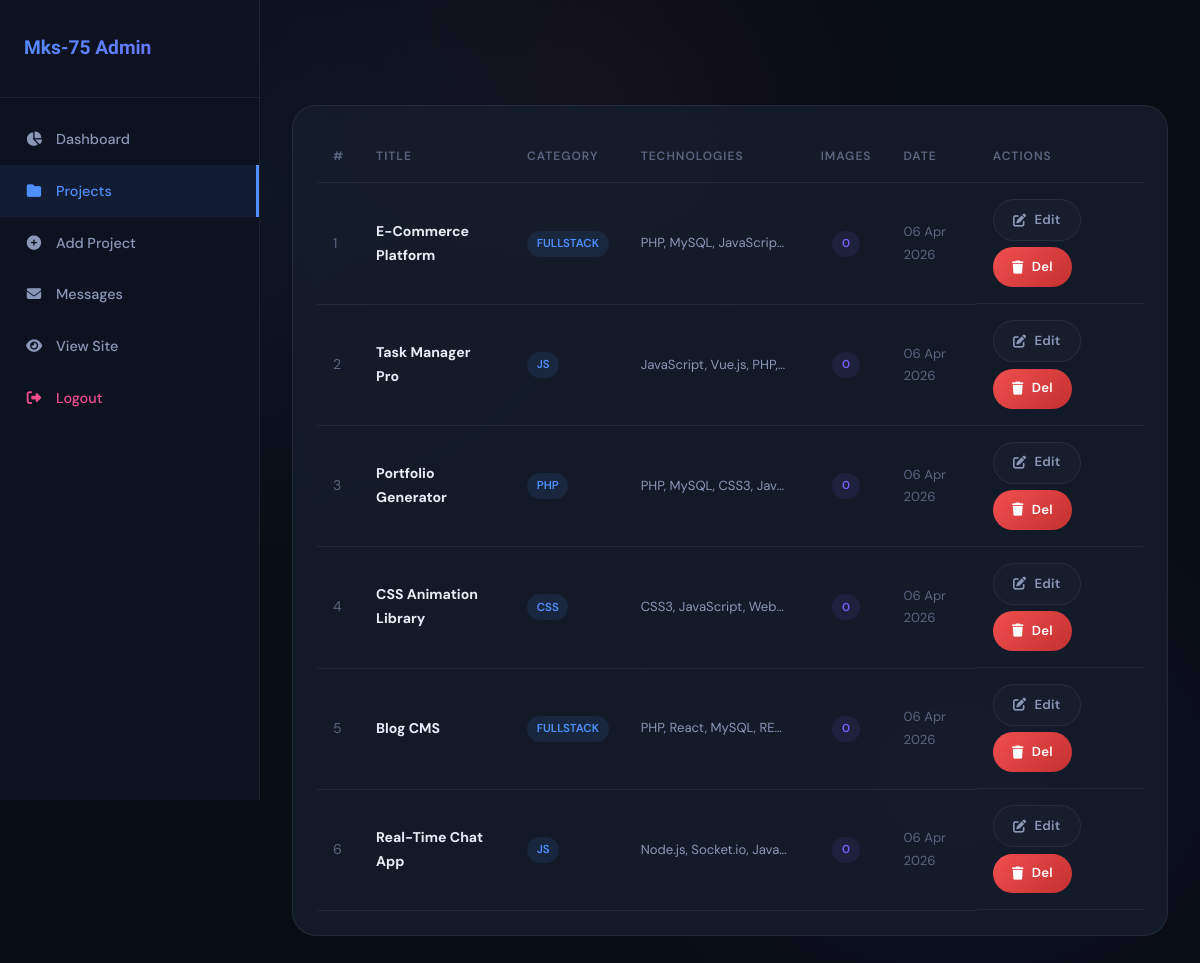
The page /admin/projects.php (signed in) on the database its author committed.
### tables this page shows
CREATE TABLE IF NOT EXISTS `projects` (
  `id`           INT UNSIGNED NOT NULL AUTO_INCREMENT,
  `title`        VARCHAR(150) NOT NULL,
  `description`  TEXT         NOT NULL,
  `technologies` VARCHAR(255) NOT NULL,
  `category`     ENUM('all','php','js','css','fullstack') NOT NULL DEFAULT 'all',
  `live_url`     VARCHAR(255) DEFAULT NULL,
  `github_url`   VARCHAR(255) DEFAULT NULL,
  `created_at`   TIMESTAMP    NOT NULL DEFAULT CURRENT_TIMESTAMP,
  PRIMARY KEY (`id`)
);

### config/security.php (called while the page is built, shortened)
<?php
function generateCSRF(): string {
    return $_SESSION['csrf_token'];
}
function e(string $str): string {
    return htmlspecialchars($str, ENT_QUOTES | ENT_HTML5, 'UTF-8');
}

### admin/projects.php (the view, shortened to what this page needs)
<?php
require_once __DIR__ . '/../config/security.php';
$db = Database::getConnection();
$projects = $db->query(
    "SELECT p.*, COUNT(pi.id) as img_count
     FROM projects p LEFT JOIN project_images pi ON pi.project_id = p.id
     GROUP BY p.id ORDER BY p.created_at DESC"
)->fetchAll();
$csrf    = generateCSRF();
?>
<!DOCTYPE html>
<html lang="en">
<head>
<link rel="stylesheet" href="https://cdnjs.cloudflare.com/ajax/libs/font-awesome/6.5.0/css/all.min.css">
<link rel="stylesheet" href="../assets/css/style.css">
</head>
<body>
<div class="admin-layout">
  <?php include 'partials/sidebar.php'; ?>
  <main class="admin-main">
    <div class="admin-header">
      <h1>All Projects <span style="color:var(--text3);font-size:0.9rem;font-weight:400">(<?= count($projects) ?>)</span></h1>
      <a href="add-project.php" class="btn btn-primary btn-sm"><i class="fas fa-plus"></i> Add Project</a>
    </div>
    <?php if ($projects): ?>
    <div style="background:var(--card-bg);border:1px solid var(--border);border-radius:var(--radius-lg);padding:1.5rem;backdrop-filter:blur(8px)">
      <table class="admin-table">
        <thead><tr><th>#</th><th>Title</th><th>Category</th><th>Technologies</th><th>Images</th><th>Date</th><th>Actions</th></tr></thead>
        <tbody>
          <?php foreach ($projects as $i => $p): ?>
          <tr>
            <td style="color:var(--text3)"><?= $i + 1 ?></td>
            <td><strong><?= e($p['title']) ?></strong></td>
            <td><span class="badge" style="background:rgba(79,143,255,0.1);color:var(--accent)"><?= e(strtoupper($p['category'])) ?></span></td>
            <td style="color:var(--text2);font-size:0.82rem;max-width:180px;overflow:hidden;text-overflow:ellipsis;white-space:nowrap"><?= e($p['technologies']) ?></td>
            <td style="text-align:center"><span class="badge" style="background:rgba(123,94,248,0.1);color:var(--accent2)"><?= $p['img_count'] ?></span></td>
            <td style="color:var(--text3);font-size:0.82rem"><?= date('d M Y', strtotime($p['created_at'])) ?></td>
            <td style="display:flex;gap:0.4rem;flex-wrap:wrap">
              <a href="edit-project.php?id=<?= $p['id'] ?>" class="btn btn-outline btn-sm"><i class="fas fa-edit"></i> Edit</a>
              <a href="delete-project.php?id=<?= $p['id'] ?>&csrf=<?= e($csrf) ?>"
                 class="btn btn-danger btn-sm btn-delete-confirm"><i class="fas fa-trash"></i> Del</a>
            </td>
          </tr>
          <?php endforeach; ?>
        </tbody>
      </table>
    </div>
    <?php endif; ?>
  </main>
</div>
</body>
</html>

### admin/partials/sidebar.php (shortened to what this page needs)
<aside class="admin-sidebar">
  <div class="sidebar-logo">Mks-75 Admin</div>
  <nav class="sidebar-nav">
    <a href="index.php" class="<?= basename($_SERVER['PHP_SELF']) === 'index.php' ? 'active' : '' ?>">
      <i class="fas fa-chart-pie"></i> Dashboard
    </a>
    <a href="projects.php" class="<?= in_array(basename($_SERVER['PHP_SELF']), ['projects.php','add-project.php','edit-project.php']) ? 'active' : '' ?>">
      <i class="fas fa-folder"></i> Projects
    </a>
    <a href="add-project.php" class="<?= basename($_SERVER['PHP_SELF']) === 'add-project.php' ? 'active' : '' ?>">
      <i class="fas fa-plus-circle"></i> Add Project
    </a>
    <a href="messages.php" class="<?= basename($_SERVER['PHP_SELF']) === 'messages.php' ? 'active' : '' ?>">
      <i class="fas fa-envelope"></i> Messages
    </a>
    <a href="../index.php" target="_blank"><i class="fas fa-eye"></i> View Site</a>
    <a href="logout.php" style="margin-top:auto; color:var(--accent3)"><i class="fas fa-sign-out-alt"></i> Logout</a>
  </nav>
</aside>

### assets/css/style.css (style rules this page uses)
:root { --bg: #080c14; --bg2: #0d1220; --bg3: #121929; --surface: #161e2e; --surface2: #1c2538; --border: rgba(255,255,255,0.07); --text: #e8edf5; --text2: #8a98b8; --text3: #5a6680; --accent: #4f8fff; --accent2: #7b5ef8; --accent3: #f04f8f; --glow: rgba(79,143,255,0.25); --glow2: rgba(123,94,248,0.2); --card-bg: rgba(22,30,46,0.8); --glass: rgba(13,18,32,0.72); --glass-b: rgba(255,255,255,0.08); --radius: 16px; --radius-sm: 8px; --radius-lg: 24px; --transition: 0.35s cubic-bezier(0.4,0,0.2,1); --font-head: 'Syne', sans-serif; --font-body: 'DM Sans', sans-serif; --font-alt: 'Clash Display', sans-serif; --shadow: 0 8px 32px rgba(0,0,0,0.4); --shadow-glow:0 0 40px rgba(79,143,255,0.15); }
*, *::before, *::after { box-sizing: border-box; margin: 0; padding: 0; }
html { scroll-behavior: smooth; font-size: 16px; }
body { font-family: var(--font-body); background: var(--bg); color: var(--text); line-height: 1.7; overflow-x: hidden; transition: background 0.4s, color 0.4s; cursor: none; }
a { text-decoration: none; color: inherit; }
.btn { display: inline-flex; align-items: center; gap: 0.5rem; padding: 0.85rem 2rem; border-radius: 50px; font-size: 0.9rem; font-weight: 600; transition: var(--transition); letter-spacing: 0.3px; border: none; white-space: nowrap; cursor: pointer; }
.btn-primary { background: linear-gradient(135deg, var(--accent), var(--accent2)); color: #fff; box-shadow: 0 4px 20px rgba(79,143,255,0.35); }
.btn-outline { border: 1.5px solid var(--border); background: var(--surface); color: var(--text2); }
.btn-sm { padding: 0.55rem 1.2rem; font-size: 0.82rem; }
.btn-danger { background: linear-gradient(135deg, #f04f4f, #c43030); color: #fff; }
.admin-layout { display: grid; grid-template-columns: 260px 1fr; min-height: 100vh; background: var(--bg); }
.admin-sidebar { background: var(--bg2); border-right: 1px solid var(--border); padding: 2rem 0; position: sticky; top: 0; height: 100vh; overflow-y: auto; }
.sidebar-logo { padding: 0 1.5rem 2rem; font-family: var(--font-alt); font-size: 1.2rem; font-weight: 700; background: linear-gradient(135deg, var(--accent), var(--accent2)); -webkit-background-clip: text; -webkit-text-fill-color: transparent; border-bottom: 1px solid var(--border); }
.sidebar-nav { padding: 1rem 0; }
.sidebar-nav a { display: flex; align-items: center; gap: 0.75rem; padding: 0.85rem 1.5rem; font-size: 0.9rem; font-weight: 500; color: var(--text2); transition: var(--transition); cursor: pointer; border: none; background: none; width: 100%; text-decoration: none; }
.sidebar-nav a:hover, .sidebar-nav a.active { color: var(--accent); background: rgba(79,143,255,0.08); border-right: 3px solid var(--accent); }
.sidebar-nav a i { width: 20px; text-align: center; }
.admin-main { padding: 2rem; overflow-y: auto; }
.admin-header { display: flex; align-items: center; justify-content: space-between; margin-bottom: 2rem; }
.admin-header h1 { font-family: var(--font-head); font-size: 1.5rem; font-weight: 800; }
.admin-table { width: 100%; border-collapse: collapse; font-size: 0.88rem; }
.admin-table th, .admin-table td { padding: 1rem; text-align: left; border-bottom: 1px solid var(--border); }
.admin-table th { color: var(--text3); font-weight: 600; text-transform: uppercase; font-size: 0.75rem; letter-spacing: 1px; }
.badge { display: inline-block; font-size: 0.72rem; padding: 0.2rem 0.6rem; border-radius: 50px; font-weight: 600; }

### rows shown on the page
projects: title "E-Commerce Platform", category "FULLSTACK", technologies "PHP, MySQL, JavaScrip…", img_count "0", created_at "06 Apr 2026"
projects: title "Task Manager Pro", category "JS", technologies "JavaScript, Vue.js, PHP,…", img_count "0", created_at "06 Apr 2026"
projects: title "Portfolio Generator", category "PHP", technologies "PHP, MySQL, CSS3, Jav…", img_count "0", created_at "06 Apr 2026"
projects: title "CSS Animation Library", category "CSS", technologies "CSS3, JavaScript, Web…", img_count "0", created_at "06 Apr 2026"
projects: title "Blog CMS", category "FULLSTACK", technologies "PHP, React, MySQL, RE…", img_count "0", created_at "06 Apr 2026"
projects: title "Real-Time Chat App", category "JS", technologies "Node.js, Socket.io, Java…", img_count "0", created_at "06 Apr 2026"
